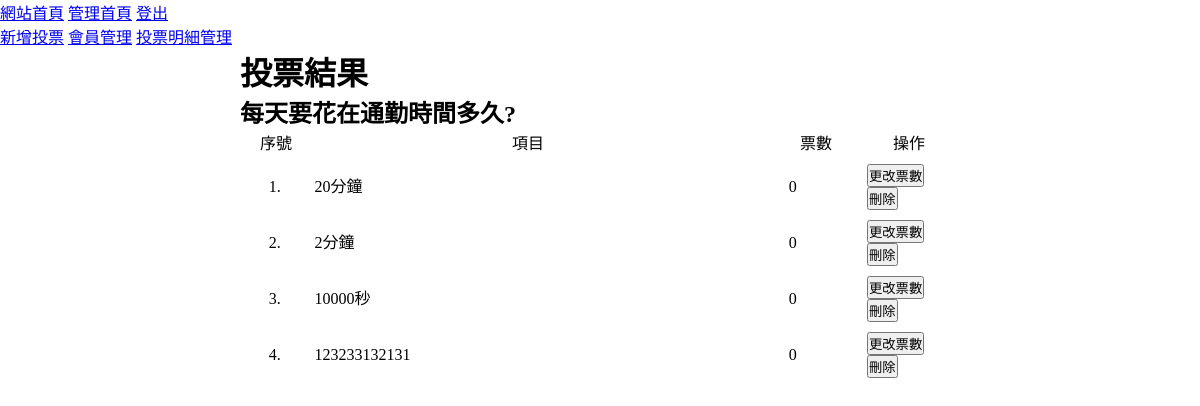
Page /backend.php?do=result&id=2 on the earlier database version.
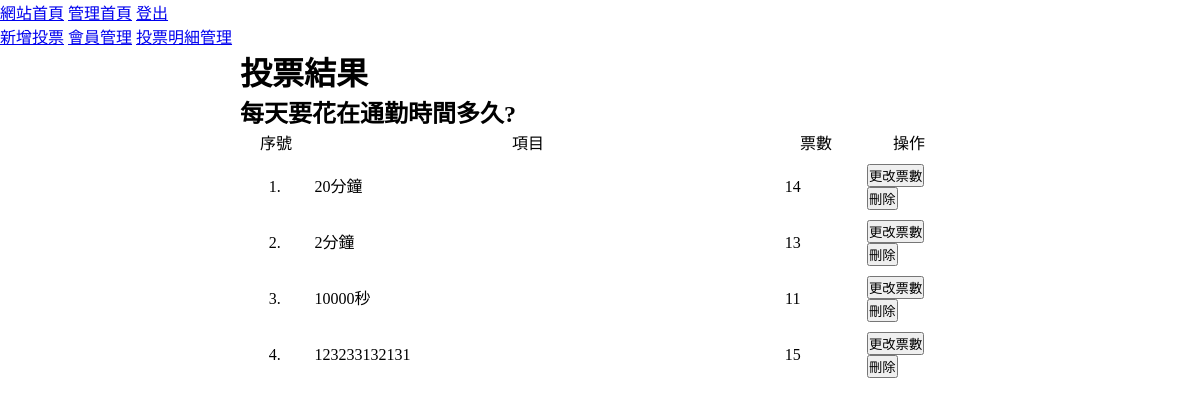
Same page on the later database version.
### tables this page shows
CREATE TABLE `topics` (
  `id` int(10) UNSIGNED NOT NULL,
  `subject` text NOT NULL,
  `open_time` datetime NOT NULL,
  `close_time` datetime NOT NULL,
  `type` int(1) UNSIGNED NOT NULL,
  `created_time` timestamp NOT NULL DEFAULT current_timestamp(),
  `updated_time` timestamp NOT NULL DEFAULT current_timestamp() ON UPDATE current_timestamp()
);

CREATE TABLE `options` (
  `id` int(10) UNSIGNED NOT NULL,
  `description` text NOT NULL,
  `subject_id` int(10) UNSIGNED NOT NULL,
  `total` int(10) UNSIGNED NOT NULL DEFAULT 0,
  `created_time` timestamp NOT NULL DEFAULT current_timestamp(),
  `updated_time` timestamp NOT NULL DEFAULT current_timestamp() ON UPDATE current_timestamp()
);

### back/result.php (the view)
<?php
$id=$_GET['id'];
$options=$pdo->query("select * from `options` where `subject_id`=$id")->fetchAll(PDO::FETCH_ASSOC);
$subject=$pdo->query("select * from `topics` where `id`=$id")->fetch(PDO::FETCH_ASSOC);
?>
<h1>投票結果</h1>
<h2><?=$subject['subject'];?></h2>
<ul class="vote-result">
    <li class="vote-option-title">
        <div class="vote-item">序號</div>
        <div class="vote-item">項目</div>
        <div class="vote-item">票數</div>
        <div class="vote-item">操作</div>
    </li>
    <?php
    foreach($options as $idx => $option){
    ?>
    <li class="vote-option">
        <div class="vote-item"><?=$idx+1;?>.
    </div>
        <div class="vote-item"><?=$option['description'];?></div>
        <div class="vote-item"><?=$option['total'];?></div>
        <div class="vote-item">
            <button>更改票數</button>
            <button onclick="location.href='./api/del_option.php?id=<?=$option['id'];?>'">刪除</button>
        </div>
    </li>
    <?php
    }
    ?>
</ul>

### backend.php (shortened to what this page needs)
<!DOCTYPE html>
<html lang="en">
<head>
    <link rel="stylesheet" href="./css/style.css">
</head>
<body>
<header>
    <a href="index.php">網站首頁</a>
    <a href="backend.php">管理首頁</a>
    <a href="./api/logout.php">登出</a>
    <nav>
        <a href='./backend.php?do=add_vote'>新增投票</a>
        <a href='./backend.php?do=query_vote'>會員管理</a>
        <a href='./backend.php?do=query_vote'>投票明細管理</a>
    </nav>
</header>
<main>
<?php
$do=$_GET['do']??'topic_list';
$file="./back/".$do.".php";
if(file_exists($file)){
    include $file;
}else{
    include "./back/topic_list.php";
}
 ?>
</main>
</body>
</html>

### css/style.css (style rules this page uses)
* { box-sizing: border-box; margin:0; padding:0; }
main { width:60%; margin:auto; }
.topic-list, .vote-result, .vote-list { list-style-type: none; }
.list-row, .vote-option, .vote-option-title, .vote-subject, .vote-subject-title { display:flex; width:100%; }
.vote-option { align-items:center; }
.vote-item { padding:5px; line-height: 20px; }
.vote-item:nth-child(1) { width:10%; text-align:center; }
.vote-item:nth-child(2) { width:60%; }
.vote-item:nth-child(3) { width:20%; text-align:center; }
.vote-option-title .vote-item { text-align: center; }

Differences in the rows shown:
changed options "20分鐘": total "0" → "14"
changed options "2分鐘": total "0" → "13"
changed options (number 3 of 4 on the later page): total "0" → "11"
changed options (number 4 of 4 on the later page): total "0" → "15"
